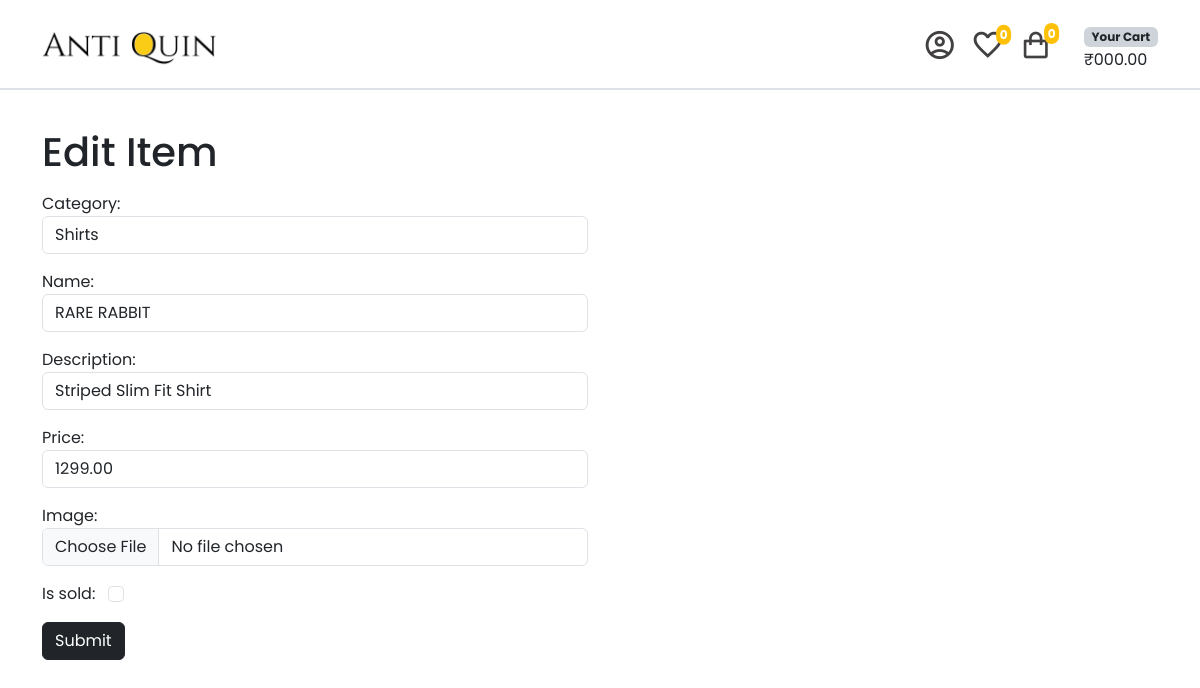
Screenshot of /item/edit/25/ (signed in) with the database file from the repository.
### item/models.py (models this page shows, shortened)
class Product(models.Model):
    category = models.ForeignKey(Category, related_name='items', on_delete=models.CASCADE)
    name = models.CharField(max_length=255)
    description = models.CharField(max_length=255, null=True, blank=True)
    price = models.DecimalField(max_digits=10, decimal_places=2)
    image = models.ImageField(null=True, blank=True, upload_to="images/")
    is_sold = models.BooleanField(default=False)
    quantity = models.PositiveIntegerField(default=1)
    created_by = models.ForeignKey(User, related_name='items', on_delete=models.CASCADE)
    created_at = models.DateTimeField(auto_now_add=True)
    class Meta:
        verbose_name_plural = 'Products'
        ordering = ('created_at',)

class Category(models.Model):
    name = models.CharField(max_length=255)
    class Meta:
        ordering = ('name',)
        verbose_name_plural = 'Categories'
    def __str__(self):
        return self.name

### item/views.py (the view)
# urls.py: path('edit/',views.edit_account, name='edit_account'),
@login_required
def edit(request, pk):
    item = get_object_or_404(Product, pk=pk, created_by=request.user)
    if request.method == 'POST':
        form = EditProductForm(request.POST, request.FILES, instance=item)
        if form.is_valid():
            item.save()
            return redirect('item:detail', pk=pk)
    else:
        form = EditProductForm(instance=item)
    return render(request, 'item/form.html', {
        'form' : form,
        'title' : 'Edit Item',
    })

### item/forms.py
class EditProductForm(forms.ModelForm):
    class Meta:
        model = Product
        fields = ('category','name', 'description', 'price', 'image', 'is_sold')
        widgets = {
            'category' : forms.Select(attrs={
                'class' : INPUT_CLASSES
            }),
            'name' : forms.TextInput(attrs={
                'class' : INPUT_CLASSES
            }),
            'description' : forms.TextInput(attrs={
                'class' : INPUT_CLASSES
            }),
            'price' : forms.NumberInput(attrs={
                'class' : INPUT_CLASSES
            }),
            'image' : forms.FileInput(attrs={
                'class' : INPUT_CLASSES
            }),
            'is_sold' : forms.CheckboxInput(attrs={
                'class' : 'form-check-input ms-2 text-black'
            })
        }

### item/templates/item/form.html (shortened to what this page needs)
{% extends "core/base.html" %}
{% block content %}
<div class="container pb-3">
    <h1 class='mb-3'>{{ title }}</h1>
    <form method="post" action="." enctype="multipart/form-data">
        <div class="row">
            <div class="col-lg-6 col-12">
                {{ form.as_p }}
            </div>
        </div>
        <button type="submit" class="btn btn-dark">Submit</button>
    </form>
</div>
{% endblock content %}

### static/css/style.css (style rules this page uses)
body { font-family: "Poppins", sans-serif; }

### rows the page displays
Product: category "Shirts", description "Striped Slim Fit Shirt", price "1299.00"
Category: name "RARE RABBIT"

### other values shown
{{ title }} "Edit Item"
